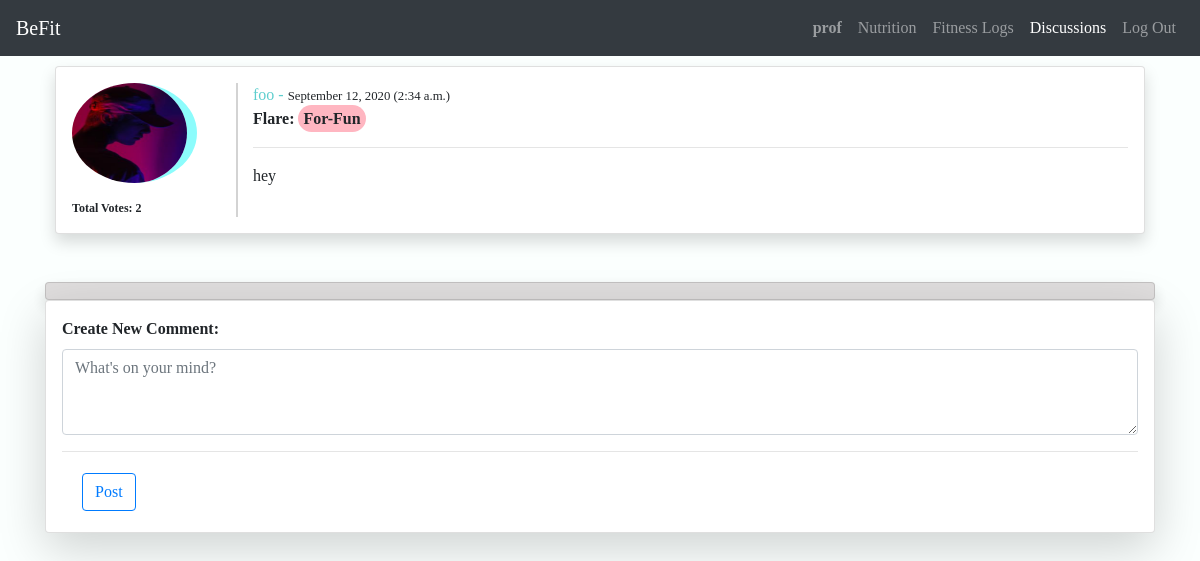
The app's page /spec_post/10 (signed in) with its own data.
### final_project/models.py (models this page shows, shortened)
class User(AbstractUser):
    pic = models.ImageField(default='default.jpg', upload_to='profile_pics')
    height = models.IntegerField(default=120, validators=[MaxValueValidator(250), MinValueValidator(120)], help_text='Value must be in CM, between 120-250cm')
    weight = models.IntegerField(default=30, validators=[MaxValueValidator(400), MinValueValidator(30)], help_text='Value must be in Kg, between 30-400kg')
    age = models.IntegerField(default=18, validators=[MaxValueValidator(80), MinValueValidator(13)], help_text='Must be between 13-80 years old')
    cv = models.URLField(max_length=120, blank=True)
    special_user = models.BooleanField(default=False)
    professional = models.BooleanField(default=False)

class Posts(models.Model):
    author = models.ForeignKey(User, on_delete=models.CASCADE)
    content = models.TextField()
    date = models.DateTimeField(default=timezone.now)
    flare = models.CharField(max_length=30, default='General')
    video_url = models.URLField(max_length=300, blank=True)
    likes = models.IntegerField(default=0)
    comment_count = models.IntegerField(default=0)

### final_project/views.py (the view)
# urls.py: path("spec_post/<id>", views.spec_post, name="spec_post"),
def spec_post(request, id):
    post = Posts.objects.get(pk=id)
    spec_posts = Comments.objects.filter(post=post).all().order_by('-date')
    comments_exist = Comments.objects.filter(post=post).exists()
    context = {
        'post':post,
        'spec_posts':spec_posts,
        'comments_exist':comments_exist
    }
    return render(request, "final_project/spec_post.html", context)

### final_project/templates/final_project/spec_post.html (shortened to what this page needs)
{% extends "final_project/layout.html" %}
{% load static %}
{% block body %}
    <div class="container">
        <div id="post-card-{{ post.pk }}" class="card-main" style="margin: 10px;">
            <div class="card shadow p-3 mb-5 bg-white rounded" style="padding: 1rem;">
                <div class="row">
                    <div class="col-lg-2 col-md-3 col-sm-4 col-4" style="border-right: 2px solid lightgrey;">
                        {% if post.author.special_user %}
                            <img rel='tooltip' data-placement="top" title="Special User" class="rounded-circle post-img" src="{{ post.author.pic.url }}" style="border-right: 10px solid purple;">
                        {% elif post.author.professional %}
                            <img rel='tooltip' data-placement="top" title="Professional User" class="rounded-circle post-img" src="{{ post.author.pic.url }}" style="border-right: 10px solid rgb(140, 252, 252);">
                        {% else %}
                            <img rel='tooltip' data-placement="top" title="Normal User" class="rounded-circle post-img" src="{{ post.author.pic.url }}" style="border-right: 10px solid lightgrey;">
                        {% endif %}
                        <strong><p id='vote_count-{{ post.pk }}' class="tot_likes" style="margin: 0;">Total Votes: {{ post.likes }}</p></strong>
                    </div>
                    <div class="col-lg-10 col-md-9 col-sm-8 col-8">
                        <div class="post-data">
                            <div style="font-size: medium;">
                                <span style="color: rgb(94, 206, 206);">{{ post.author }} - </span>
                                <small>{{ post.date|date:'F d, Y (P)' }}</small>
                                <strong><br>Flare: <span style="background-color: lightpink; padding: 5px; border-radius: 20px;">{{ post.flare }}</span><br></strong>
                            </div>
                            <hr>
                            <p id="post-{{ post.pk }}" class="post-content">{{ post.content|safe }}</p>
                        </div>
                    </div>
                </div>
            </div>
        </div>
        <h2 class="card shadow p-2 rounded" style="text-align: center; font-style: italic; margin: 0; background-color: rgb(223, 221, 221);"></h2>
        {% if user.is_authenticated %}
            <form method="POST" action="{% url 'create_comment' request.user.username %}">
                <div class="card shadow-lg p-3 mb-5 bg-white rounded" style="padding: 1rem;">
                    <strong><label for="post-text-id">Create New Comment:</label></strong>
                    <textarea class="form-control" placeholder="What's on your mind?" rows="3" id="post-text-id" name="comment"></textarea>
                    <hr>
                    <div class="row" style="margin: 5px;">
                        <div class="col-1">
                            <button type="submit" class="btn btn-outline-primary">Post</button>
                        </div>
                    </div>
                </div>
            </form>
        {% endif %}
    </div>
{% endblock %}

### final_project/templates/final_project/layout.html (shortened to what this page needs)
{% load static %}
<!DOCTYPE html>
<html lang="en">
    <head>
        <link rel="stylesheet" href="https://stackpath.bootstrapcdn.com/bootstrap/4.4.1/css/bootstrap.min.css">
        <link href="{% static 'final_project/layoutt.css' %}" rel="stylesheet">
        <link rel="stylesheet" href="https://cdnjs.cloudflare.com/ajax/libs/animate.css/4.0.0/animate.min.css">
    </head>
    <body>
        <nav class="navbar navbar-expand-lg navbar-dark bg-dark sticky-top">
            <a class="navbar-brand" href="{% url 'index' %}" id="_home">BeFit</a>
            <div class="collapse navbar-collapse" id="navigation1">
                <ul class="navbar-nav ml-auto">
                    {% if user.is_authenticated %}
                        <li class="nav-item">
                            <a class="nav-link" href="{% url 'profile' %}" id="_profile"><strong>{{ user.username }}</strong></a>
                        </li>
                    {% endif %}
                    <li class="nav-item">
                        <a class="nav-link" href="{% url 'recipe' %}" id="_recipe">Nutrition</a>
                    </li>
                    {% if user.special_user or user.professional %}
                        <li class="nav-item">
                            <a class="nav-link" href="{% url 'fitness' %}" id="_fitness">Fitness Logs</a>
                        </li>
                    {% else %}
                        <li id="nav-disabled" class="nav-item">
                            <a class="nav-link disabled" href="#" id="_fitness">Fitness Logs</a>
                        </li>
                    {% endif %}
                    <li class="nav-item">
                        <a class="nav-link" href="{% url 'discussions' %}" id="_discussions">Discussions</a>
                    </li>
                    {% if user.is_authenticated %}
                        <li class="nav-item">
                            <a class="nav-link" href="{% url 'logout' %}">Log Out</a>
                        </li>
                    {% endif %}
                </ul>
            </div>
        </nav>
        <div class="body">
            {% block body %}
            {% endblock %}
        </div>
    </body>
</html>

### final_project/static/final_project/layoutt.css (style rules this page uses)
body { background-color: rgb(251, 255, 254); font-family: 'Perpetua'; }
.post-img { height: 100px; width: 125px; margin-bottom: 16px; }
.tot_likes { font-size: 12px; }

### final_project/templates/final_project/spec_post.html (style rules this page uses)
#_discussions { color: white; }
.post-img { height: 100px; width: 125px; margin-bottom: 16px; }

### records on screen
User: username "prof"
Posts: author.pic (picture), likes "2", author "foo", date "September 12, 2020 (2:34 a.m.)", flare "For-Fun", content "hey"
